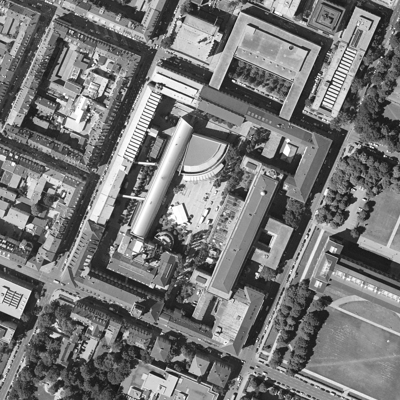
#> input picture images/image.bmp, 400 x 400 px
$ python exercise1.py
#> lines starting #> are read from the running program, lines starting #| are printed output that depends on the picture; long printed decimals are rounded
#!/usr/bin/env python3
# -*- coding: utf-8 -*-
"""
Created on Fri Nov 10 08:48:53 2023

@author: shymontsh
"""

import numpy as np
import matplotlib.pyplot as plt
from IP01_function import correlation, getMaximumCorrPoint

plt.close('all')

# %% Functions
def calStatistics(img):
    if np.ndim(img) > 1:
        row, col = np.shape(img)
        n = row * col

        sumall = 0
        sumallSquared = 0
        for r in range(row):
            for c in range(col):
                sumall += img[r,c]
                sumallSquared += img[r,c]**2

        mean = sumall/n
        variance = sumallSquared/n - mean**2

    else:
        n = len(img)

        sumall = sum(img) #,dtype=np.float64)

        mean = sumall/n
        variance = sum((img-mean)**2)/n

    sd = np.sqrt(variance)

    return [mean, variance, sd]


def calHistogram(img, num_bit):
    row, col = np.shape(img)

    # define empty array of size image
    histArr = np.zeros(2**num_bit, dtype=int)
    for r in range(row):
        for c in range(col):
            histArr[img[r,c]] += 1

    return histArr


def calCovariance(img1, img2):
    if np.ndim(img1) > 1:
        row, col = np.shape(img1)
        n = row * col
        mean_img1 = sum([sum(i) for i in img1])/np.size(img1)
        mean_img2 = sum([sum(i) for i in img2])/np.size(img2)

    else:
        n = len(img1)
        mean_img1 = sum(img1) / n
        mean_img2 = sum(img2) / n

    # # use functions to speed up calculation of two matrices
    # multiply_img1img2 = np.multiply(img1, img2)
    # sum_img1img2 = np.sum(multiply_img1img2)
    # cov = (sum_img1img2 / (row*col)) - (mean_img1*mean_img2)

    cov = sum((img1[i] - mean_img1) * (img2[i] - mean_img2) for i in range(n)) / (n - 1)
    # [4 lines of commented-out code are left out]

    return cov


def calCorrelation(img1, img2):
    [mean_img1, var_img1, sd_img1] = calStatistics(img1)
    [mean_img2, var_img2, sd_img2] = calStatistics(img2)

    sigma_img1img2 = calCovariance(img1, img2) * np.size(img1) # to compensate back n
    sigma_img1 = sum((img1 - mean_img1)**2)
    sigma_img2 = sum((img2 - mean_img2)**2)


    return sigma_img1img2 / np.sqrt(sigma_img1 * sigma_img2)

def templateSearch(img, temp):

    imgCorr = correlation(img, temp)
    [r, c] = getMaximumCorrPoint(imgCorr)

    return [imgCorr, r, c]


# %% Read input image
img = plt.imread("images/image.bmp")
#> img is the input picture: shape (400, 400); min 15, max 255, mean 118.4
img_a = plt.imread("images/image_a.bmp")
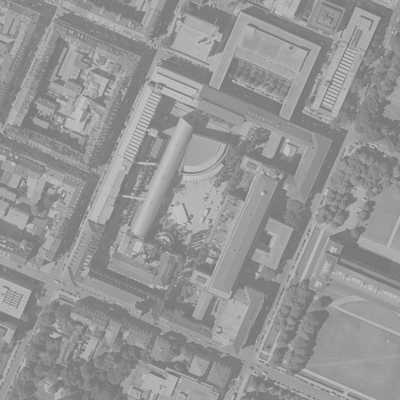
#> input picture images/image_a.bmp, 400 x 400 px
#> img_a is the input picture: shape (400, 400); min 116, max 193, mean 149.1
img_b = plt.imread("images/image_b.bmp")
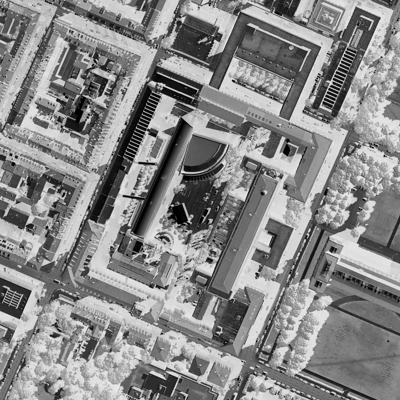
#> input picture images/image_b.bmp, 400 x 400 px
#> img_b is the input picture: shape (400, 400); min 0, max 240, mean 136.6
img_c = plt.imread("images/image_c.bmp")
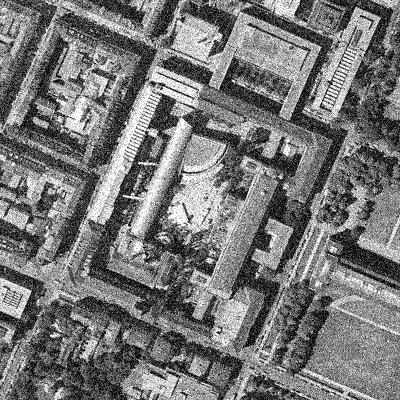
#> input picture images/image_c.bmp, 400 x 400 px
#> img_c is the input picture: shape (400, 400); min 0, max 255, mean 118.5
img_d = plt.imread("images/image_d.bmp")
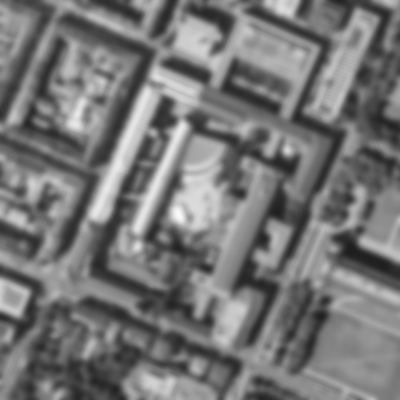
#> input picture images/image_d.bmp, 400 x 400 px
#> img_d is the input picture: shape (400, 400); min 30, max 250, mean 117.9

num_bits = 8

# visualise input images
fig, axs = plt.subplots(2,2)
axs[0,0].set_title('img A')
axs[0,0].imshow(img_a, cmap='gray', vmin = 0, vmax = 2**num_bits-1) # to visualise in grayscale
axs[0,1].set_title('img B')
axs[0,1].imshow(img_b, cmap='gray', vmin = 0, vmax = 2**num_bits-1)
axs[1,0].set_title('img C')
axs[1,0].imshow(img_c, cmap='gray', vmin = 0, vmax = 2**num_bits-1)
axs[1,1].set_title('img D')
axs[1,1].imshow(img_d, cmap='gray', vmin = 0, vmax = 2**num_bits-1)
plt.tight_layout()
plt.savefig('images/img_inputs.png')

# %% Calculation of statistics
meanVal = np.mean(img)
#> meanVal = 118.4
varVal = np.var(img)
#> varVal = 3413.9
sdVal = np.std(img)
#> sdVal = 58.43
print('Python: mean = {}, variance = {}, SD = {}'.format(meanVal, varVal, sdVal))
#| Python: mean = 118.420, variance = 3413.920, SD = 58.429

[ownMeanVal, ownVarVal, ownSdVal] = calStatistics(img)
#> after the loop in calStatistics, `for r in range(row):`: sumall = 18947125; sumallSquared = 2789936855
#> in calStatistics, `mean = sumall/n`: mean = 118.4
#> in calStatistics, `variance = sumallSquared/n - mean**2`: variance = 3413.9
#> in calStatistics, `sd = np.sqrt(variance)`: sd = 58.43
#> ownMeanVal = 118.4; ownVarVal = 3413.9; ownSdVal = 58.43
print('Own: mean = {}, variance = {}, SD = {}'.format(ownMeanVal, ownVarVal, ownSdVal))
#| Own: mean = 118.420, variance = 3413.920, SD = 58.429

h = calHistogram(img, 8)
#> h = 256 values, max 1465 at index 42, min 0 at index 0, mean 625
# calculate mean using histogram method (sanity check)
mu_h = sum(h[i] * i for i in range (2**num_bits)) / np.size(img)
#> mu_h = 118.4
sigma2_h = sum(h[i] * (i - mu_h)**2 for i in range (2**num_bits)) / np.size(img)
#> sigma2_h = 3413.9
print('Hist: mean = {}, variance = {}, SD = {}'.format(mu_h, sigma2_h, np.sqrt(sigma2_h)))
#| Hist: mean = 118.420, variance = 3413.920, SD = 58.429


# %% Calculation of Cov and Corr
covVal = np.cov(img_a.flatten(),img_a.flatten()) # covariance of flattened arrays -> [[AA, AB],[BA, BB]]
#> covVal = [[344.6, 344.6], [344.6, 344.6]]
corrVal = np.corrcoef(img_a.flatten(),img_a.flatten()) # correlation of flattened arrays -> [[AA, AB],[BA, BB]]
#> corrVal = [[1, 1], [1, 1]]
print('Python: Covariance = {},\n Correlation = {}'.format(covVal[0][1], corrVal[0][1])) # take AB or BA for cov betwn imgs
#| Python: Covariance = 344.616,
#|  Correlation = 1.0

ownCovVal = calCovariance(img_a.flatten(),img_a.flatten()) # single value output
#> in calCovariance, `n = len(img1)`: n = 160000
#> in calCovariance, `mean_img1 = sum(img1) / n`: mean_img1 = 149.1
#> in calCovariance, `cov = sum((img1[i] - mean_img1) * (img2[i] - mean_img2) for i in range..`: cov = 344.6
#> ownCovVal = 344.6
ownCorrVal = calCorrelation(img_a.flatten(),img_a.flatten()) # single value output
#> in calCorrelation, `[mean_img1, var_img1, sd_img1] = calStatistics(img1)`: mean_img1 = 149.1; var_img1 = 344.6; sd_img1 = 18.56
#> in calCorrelation, `[mean_img2, var_img2, sd_img2] = calStatistics(img2)`: mean_img2 = 149.1; var_img2 = 344.6; sd_img2 = 18.56
#> in calCorrelation, `sigma_img1img2 = calCovariance(img1, img2) * np.size(img1)`: sigma_img1img2 = 55138537
#> in calCorrelation, `sigma_img1 = sum((img1 - mean_img1)**2)`: sigma_img1 = 55138192.4
#> ownCorrVal = 1
print('Own: Covariance = {},\n Correlation = {}'.format(ownCovVal, ownCorrVal))
#| Own: Covariance = 344.616,
#|  Correlation = 1.000

fig, axes = plt.subplots(1,2)
axes[0].imshow(img, cmap='gray', vmin = 0, vmax = 2**num_bits-1)
axes[0].set_title("Original Img")
axes[1].stem(h, markerfmt = " ")
axes[1].set_title("Hist of original img")
plt.tight_layout()
plt.savefig('images/original_img.png')
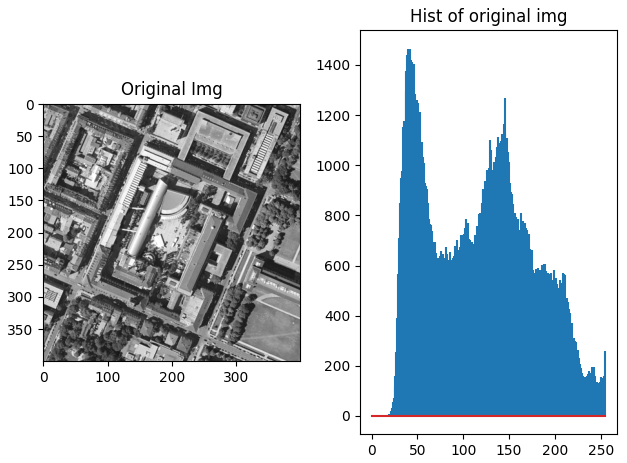
#> figure drawn by matplotlib, 2 panels; panel 2: curve peaks at x = 42, y = 1465


# %% Test on images a, b, c, d
# img a
[imgA_MeanVal, imgA_VarVal, imgA_SdVal] = calStatistics(img_a)
#> imgA_MeanVal = 149.1; imgA_VarVal = 344.6; imgA_SdVal = 18.56
h_a = calHistogram(img_a, num_bits)
#> h_a = 256 values, max 5754 at index 125, min 0 at index 0, mean 625

# img b
[imgB_MeanVal, imgB_VarVal, imgB_SdVal] = calStatistics(img_b)
#> imgB_MeanVal = 136.6; imgB_VarVal = 3413.9; imgB_SdVal = 58.43
h_b = calHistogram(img_b, num_bits)
#> h_b = 256 values, max 1465 at index 213, min 0 at index 238, mean 625

# img c
[imgC_MeanVal, imgC_VarVal, imgC_SdVal] = calStatistics(img_c)
#> imgC_MeanVal = 118.5; imgC_VarVal = 4196.3; imgC_SdVal = 64.78
h_c = calHistogram(img_c, num_bits)
#> h_c = 256 values, max 3799 at index 0, min 144 at index 252, mean 625

# img d
[imgD_MeanVal, imgD_VarVal, imgD_SdVal] = calStatistics(img_d)
#> imgD_MeanVal = 117.9; imgD_VarVal = 1840.2; imgD_SdVal = 42.9
h_d = calHistogram(img_d, num_bits)
#> h_d = 256 values, max 1595 at index 143, min 0 at index 0, mean 625

print('Image mean: A = {}, B = {}, C = {}, D = {}'.format(imgA_MeanVal, imgB_MeanVal, imgC_MeanVal, imgD_MeanVal))
#| Image mean: A = 149.124, B = 136.580, C = 118.488, D = 117.914
print('Image var: A = {}, B = {}, C = {}, D = {}'.format(imgA_VarVal, imgB_VarVal, imgC_VarVal, imgD_VarVal))
#| Image var: A = 344.614, B = 3413.920, C = 4196.281, D = 1840.196
print('Image sd: A = {}, B = {}, C = {}, D = {}'.format(imgA_SdVal, imgB_SdVal, imgC_SdVal, imgD_SdVal))
#| Image sd: A = 18.564, B = 58.429, C = 64.779, D = 42.898

# plot histogram
fig, axes = plt.subplots(2,2)
 # draws lines perpendicular to a baseline at each location *locs* from the baseline to *heads*, and places a marker there
axes[0,0].stem(h_a, markerfmt = " ")
axes[0,0].set_title("img A")
axes[0,1].stem(h_b, markerfmt = " ")
axes[0,1].set_title("img B")
axes[1,0].stem(h_c, markerfmt = " ")
axes[1,0].set_title("img C")
axes[1,1].stem(h_d, markerfmt = " ")
axes[1,1].set_title("img D")

fig.suptitle("Histogram")
fig.supxlabel("bins")
fig.supylabel("count points")
plt.tight_layout()
plt.savefig('images/img_hists.png')
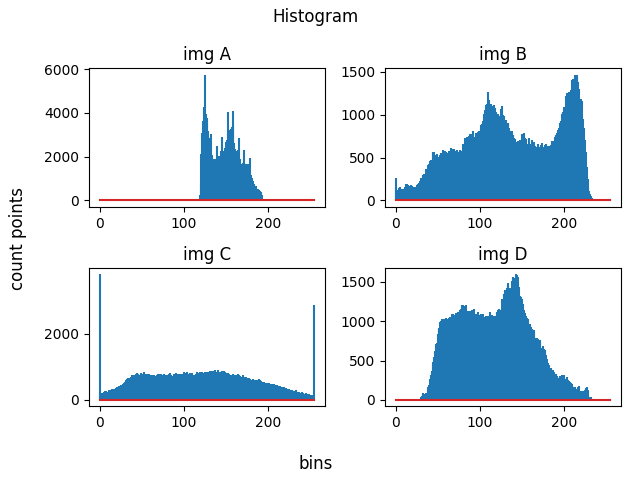
#> figure drawn by matplotlib, 4 panels; panel 1: curve peaks at x = 125, y = 5754; panel 2: curve peaks at x = 213, y = 1465; panel 3: curve peaks at x = 0, y = 3799; panel 4: curve peaks at x = 143, y = 1595

# # Compare images (any 2)
imgA_imgB_CovVal = calCovariance(img_a.flatten(),img_b.flatten())
#> imgA_imgB_CovVal = -1084.5
imgA_imgB_CorrVal = calCorrelation(img_a.flatten(),img_b.flatten())
#> imgA_imgB_CorrVal = -1
print('Cov(img A,img B) = {}, Corr(img A,img B) = {}'.format(imgA_imgB_CovVal, imgA_imgB_CorrVal))
#| Cov(img A,img B) = -1084.533, Corr(img A,img B) = -0.9999

imgA_imgC_CovVal = calCovariance(img_a.flatten(),img_c.flatten())
#> imgA_imgC_CovVal = 1062.1
imgA_imgC_CorrVal = calCorrelation(img_a.flatten(),img_c.flatten())
#> imgA_imgC_CorrVal = 0.883
print('Cov(img A,img C) = {}, Corr(img A,img C) = {}'.format(imgA_imgC_CovVal, imgA_imgC_CorrVal))
#| Cov(img A,img C) = 1062.087, Corr(img A,img C) = 0.8832

imgA_imgD_CovVal = calCovariance(img_a.flatten(),img_d.flatten())
#> imgA_imgD_CovVal = 681.7
imgA_imgD_CorrVal = calCorrelation(img_a.flatten(),img_d.flatten())
#> imgA_imgD_CorrVal = 0.856
print('Cov(img A,img D) = {}, Corr(img A,img D) = {}'.format(imgA_imgD_CovVal, imgA_imgD_CorrVal))
#| Cov(img A,img D) = 681.666, Corr(img A,img D) = 0.856

imgB_imgC_CovVal = calCovariance(img_b.flatten(),img_c.flatten())
#> imgB_imgC_CovVal = -3343.3
imgB_imgC_CorrVal = calCorrelation(img_b.flatten(),img_c.flatten())
#> imgB_imgC_CorrVal = -0.883
print('Cov(img B,img C) = {}, Corr(img B,img C) = {}'.format(imgB_imgC_CovVal, imgB_imgC_CorrVal))
#| Cov(img B,img C) = -3343.317, Corr(img B,img C) = -0.8833

imgB_imgD_CovVal = calCovariance(img_b.flatten(),img_d.flatten())
#> imgB_imgD_CovVal = -2145.6
imgB_imgD_CorrVal = calCorrelation(img_b.flatten(),img_d.flatten())
#> imgB_imgD_CorrVal = -0.856
print('Cov(img B,img D) = {}, Corr(img B,img D) = {}'.format(imgB_imgD_CovVal, imgB_imgD_CorrVal))
#| Cov(img B,img D) = -2145.624, Corr(img B,img D) = -0.856

imgC_imgD_CovVal = calCovariance(img_c.flatten(),img_d.flatten())
#> imgC_imgD_CovVal = 2098.9
imgC_imgD_CorrVal = calCorrelation(img_c.flatten(),img_d.flatten())
#> imgC_imgD_CorrVal = 0.755
print('Cov(img C,img D) = {}, Corr(img C,img D) = {}'.format(imgC_imgD_CovVal, imgC_imgD_CorrVal))
#| Cov(img C,img D) = 2098.938, Corr(img C,img D) = 0.7553

# # Compare images (original img vs. A/B/C/D)
img_imgA_CovVal = calCovariance(img.flatten(),img_a.flatten())
#> img_imgA_CovVal = 1084.5
img_imgA_CorrVal = calCorrelation(img.flatten(),img_a.flatten())
#> img_imgA_CorrVal = 1
print('Cov(img,img A) = {}, Corr(img,img A) = {}'.format(img_imgA_CovVal, img_imgA_CorrVal))
#| Cov(img,img A) = 1084.533, Corr(img,img A) = 0.9999

img_imgB_CovVal = calCovariance(img.flatten(),img_b.flatten())
#> img_imgB_CovVal = -3413.9
img_imgB_CorrVal = calCorrelation(img.flatten(),img_b.flatten())
#> img_imgB_CorrVal = -1
print('Cov(img,img B) = {}, Corr(img,img B) = {}'.format(img_imgB_CovVal, img_imgB_CorrVal))
#| Cov(img,img B) = -3413.941, Corr(img,img B) = -1.000

img_imgC_CovVal = calCovariance(img.flatten(),img_c.flatten())
#> img_imgC_CovVal = 3343.3
img_imgC_CorrVal = calCorrelation(img.flatten(),img_c.flatten())
#> img_imgC_CorrVal = 0.883
print('Cov(img,img C) = {}, Corr(img,img C) = {}'.format(img_imgC_CovVal, img_imgC_CorrVal))
#| Cov(img,img C) = 3343.317, Corr(img,img C) = 0.8833

img_imgD_CovVal = calCovariance(img.flatten(),img_d.flatten())
#> img_imgD_CovVal = 2145.6
img_imgD_CorrVal = calCorrelation(img.flatten(),img_d.flatten())
#> img_imgD_CorrVal = 0.856
print('Cov(img,img D) = {}, Corr(img,img D) = {}'.format(img_imgD_CovVal, img_imgD_CorrVal))
#| Cov(img,img D) = 2145.624, Corr(img,img D) = 0.856


# %% Template search
img_query = plt.imread("images/query.bmp")
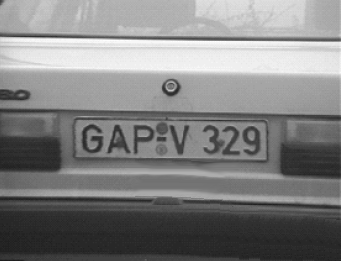
#> input picture images/query.bmp, 341 x 261 px
#> img_query is the input picture: shape (261, 341); min 28, max 255, mean 127.9
#> (the run stopped early here; a loop or call above may not have finished)
